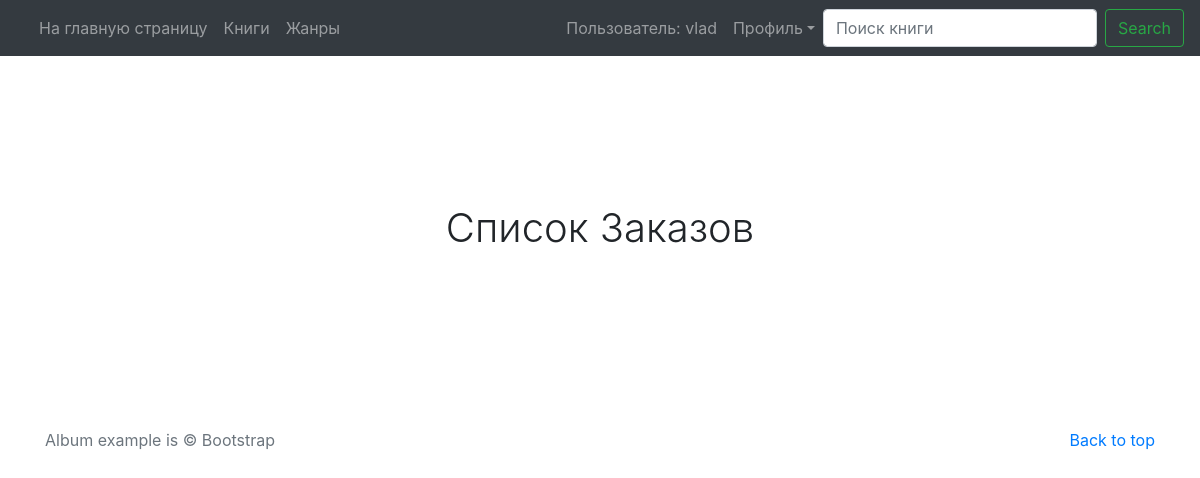
The page /order/list/ (signed in) on the database as committed earlier.
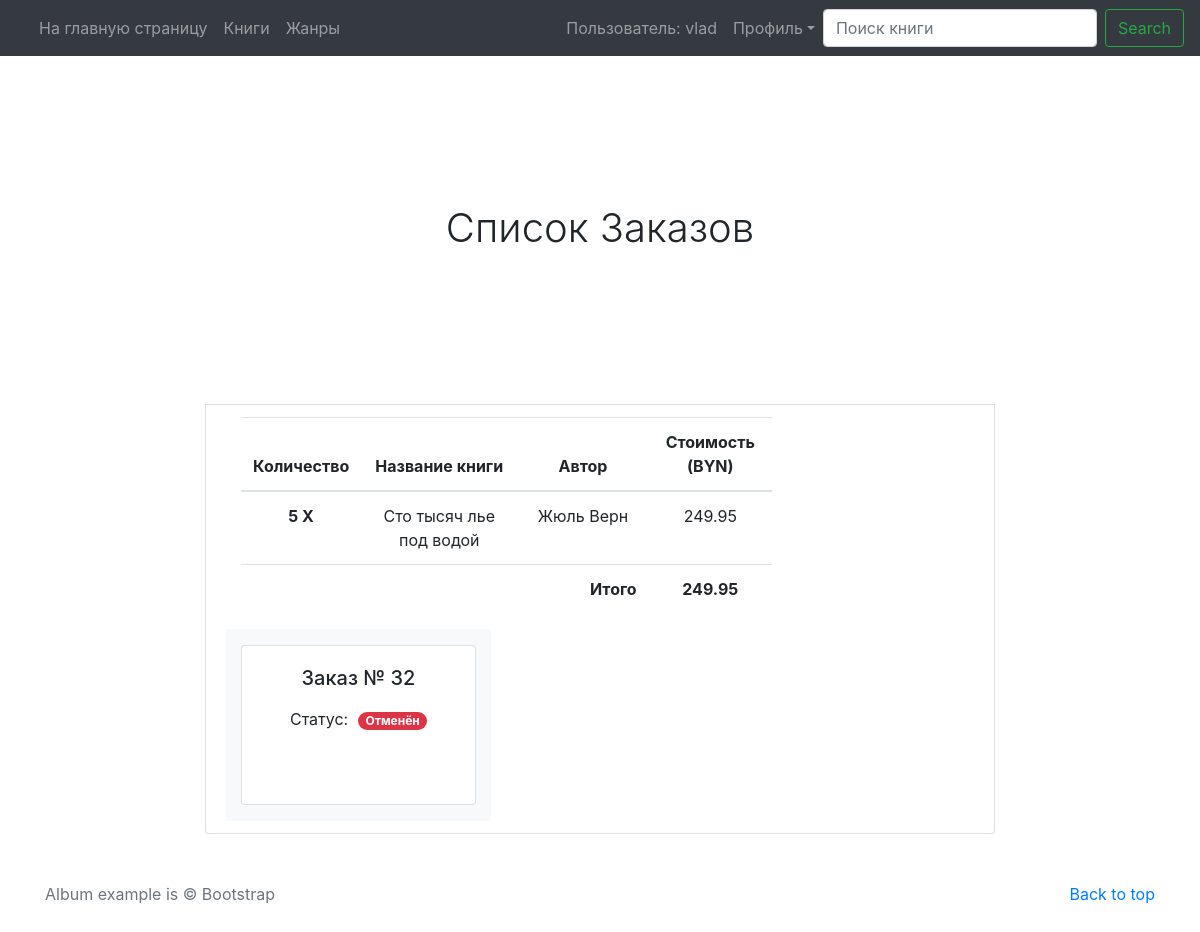
The same page on the database as committed later.
### order/models.py (models this page shows, shortened)
class Order(models.Model):
    CANCELED = 'Отменён'
    IN_PROCESSING = 'В обработке'
    DELIVERED = 'Доставлен'
    STATUS_ORDER = (
        (CANCELED, 'Отменён'),
        (IN_PROCESSING, 'В обработке'),
        (DELIVERED, 'Доставлен'),
    )
    basket = models.OneToOneField(
        Basket,
        on_delete = models.PROTECT,
        related_name='order',
    )
    status = models.CharField(
        verbose_name="Статус",
        max_length=20,
        choices=STATUS_ORDER,
        default=IN_PROCESSING)
    delivery_address = models.TextField(
        "Адрес доставки"
    )
    contact_phone = models.CharField(
        "Контактный телефон",
        max_length=50
    )
    created = models.DateTimeField(
        "Создан",
        auto_now=False,
        auto_now_add=True
    )
    updated = models.DateTimeField(
        "Обновлён",
        auto_now=True,
        auto_now_add=False
    )
    cancel_order = models.BooleanField(
        verbose_name="Отменить заказ",
        default=False
    )
    deliver_order = models.BooleanField(
        verbose_name="Заказ доставлен",
        default=False
    )
    class Meta:
        permissions = [
            ("view_all_orders", "Can view all orders"),
        ]

### basket/models.py (models this page shows, shortened)
class BookInBasket(models.Model):
    basket = models.ForeignKey(
        Basket,
        on_delete=models.CASCADE,
        related_name='books'
    )
    book = models.ForeignKey(
        Books,
        on_delete=models.CASCADE,
        related_name='books_in_basket'
    )
    quantity = models.IntegerField(
        verbose_name="Quantity",
        default=1
    )
    book_in_basket_date = models.DateTimeField(
        verbose_name="Дата добавления книги в корзину",
        auto_now=False,
        auto_now_add=True
    )
    book_in_basket_change_date = models.DateTimeField(
        verbose_name="Дата последнего изменения добавленной книги",
        auto_now=True,
        auto_now_add=False
    )
    class Meta:
        unique_together = (('basket', 'book'),)
    @property
    def price(self):
        price = self.quantity * self.book.price
        return price

class Basket(models.Model):
    user = models.ForeignKey(
        Profile,
        on_delete=models.CASCADE,
        blank=True,
        null=True,
        related_name='basket'
    )
    basket_date = models.DateTimeField(
        verbose_name="Дата создания корзины",
        auto_now=False,
        auto_now_add=True
    )
    basket_change_date = models.DateTimeField(
        verbose_name="Дата последнего изменения корзины",
        auto_now=True,
        auto_now_add=False
    )
    session_key = models.CharField(
        max_length=40,
    )
    class Meta:
        unique_together = ('user', 'session_key',)
        permissions = [
                    ("view_all_baskets", "Can view all baskets"),
                ]
    @property
    def price(self):
        price = 0
        for book in self.books.all():
            price += book.price
        return price

### books/models.py (models this page shows, shortened)
class Books(models.Model):
    name = models.CharField(
        verbose_name="Название книги",
        max_length=30
    )
    cover_photo = models.ImageField(
        verbose_name="Фото на обложке",
        upload_to="books-photo",
        null=True,
        blank=True
    )
    price = models.DecimalField(
        verbose_name="Цена (BYN)",
        max_digits= 20,
        decimal_places= 2
    )
    author = models.CharField(
        verbose_name="Автор",
        max_length=30
    )
    series = models.CharField(
        verbose_name="Серия",
        max_length=30
    )
    genre = models.ForeignKey(
        Genre,
        on_delete=models.CASCADE,
        verbose_name="Жанр",
        null=True,
        blank=True
    )
    publishing_year = models.DateField(
        verbose_name="Год издания",
    )
    pages = models.IntegerField(
        verbose_name="Количество страниц",
    )
    binding = models.CharField(
        verbose_name="Переплёт",
        max_length=30
    )
    book_format = models.CharField(
        verbose_name="Формат книги",
        max_length=30
    )
    isbn = models.CharField(
        verbose_name="ISBN",
        max_length=30
    )
    weight = models.IntegerField(
        verbose_name="Вес книги (в граммах)",
    )
    age = models.IntegerField(
        verbose_name="Возрастные ограничения",
    )
    publishing = models.CharField(
        verbose_name="Издательство",
        max_length=30
    )
    in_stock = models.IntegerField(
        verbose_name="Количество книг в наличии",
    )
    active = models.BooleanField(
        verbose_name="Доступен для заказа"
    )
    rating = models.IntegerField(
        verbose_name="Рейтинг",
    )
    catalog_date = models.DateTimeField(
        verbose_name="Дата внесения в каталог",
        auto_now=False,
        auto_now_add=True
    )
    card_change_date = models.DateTimeField(
        verbose_name="Дата последнего изменения карточки",
        auto_now=True,
        auto_now_add=False
    )
    class Meta:
        permissions = [
                    ("view_all_books", "Can view all books"),
                ]

### order/views.py (the view)
# urls.py: path('list/', ListOrders.as_view(), name="list"),
class ListOrders(LoginRequiredMixin, ListView):
    login_url = reverse_lazy('login')
    model = Order
    template_name = 'order/list_orders.html'
    def get_queryset(self):
        queryset = Order.objects.filter(basket__user=self.request.user).order_by('status', '-created')
        return queryset

### order/templates/order/list_orders.html (shortened to what this page needs)
{% extends "base.html" %}
{% load static %}
  {% block main %}
    <div class="row">
      <div class="col">
      </div>
      <div class="col-8">
        <section class="jumbotron text-center">
          <div class="container">
            <h1>Список Заказов</h1><br>
          </div>
        </section>
        {% for order in object_list %}
            <ul class="list-group"><br>
              <li class="list-group-item d-flex justify-content-between align-items-center">
                <div class="container">
                  <div class="row">
                    <div class="col-9">
                      <table class="table">
                        <thead align="center">
                          <tr>
                            <th scope="col" width="1%">Количество</th>
                            <th scope="col" width="39%">Название книги</th>
                            <th scope="col" width="35%">Автор</th>
                            <th scope="col" width="25%">Стоимость (BYN)</th>
                          </tr>
                        </thead>
                          <tbody align="center">
                            {% for book in order.basket.books.all %}
                              <tr valign="middle">
                                <th scope="row">{{ book.quantity }} X </th>
                                <td>{{ book.book.name }}</td>
                                <td>{{ book.book.author }}</td>
                                <td>{{ book.price }}</td>
                              </tr>
                            {% endfor %}
                              <tr valign="middle" >
                                <td colspan="3" align="right"><b>Итого</b></td>
                                <td colspan="3" align="center"><b>{{ order.basket.price }}</b></td>
                              </tr>
                          </tbody>
                      </table>
                    </div>
                    <div class="col-md-auto bg-light">
                      <div class="card mb-3 mt-3" style="width: 235px; height: 160px;" >
                        <div class="card-body">
                          <h5 class="card-title text-center">Заказ № {{ order.pk }}</h5>
                          <table cellpadding="5" align="center">
                            <tr>
                              <td align="right">Статус:</td>
                              {% if order.status == 'В обработке' %}
                              <td align="left"><span class="badge badge-warning badge-pill">{{ order.status }}</span></td>
                              {% elif order.status == 'Отменён'%}
                              <td align="left"><span class="badge badge-danger badge-pill">{{ order.status }}</span></td>
                              {% else %}
                              <td align="left"><span class="badge badge-success badge-pill">{{ order.status }}</span></td>
                              {% endif %}
                            </tr>
                          </table>
                        </div>
                      </div>
                    </div>
                  </div>
                </div>
              </li>
            </ul>
        {% endfor %}
      </div>
      <div class="col">
      </div>
    </div>
  {% endblock main %}

Rows that differ between the two databases and show on the page:
added Order: basket.price "249.95", pk "32", status "Отменён"
added BookInBasket: quantity "5", book.name "Сто тысяч лье под водой", book.author "Жюль Верн", price "249.95"
